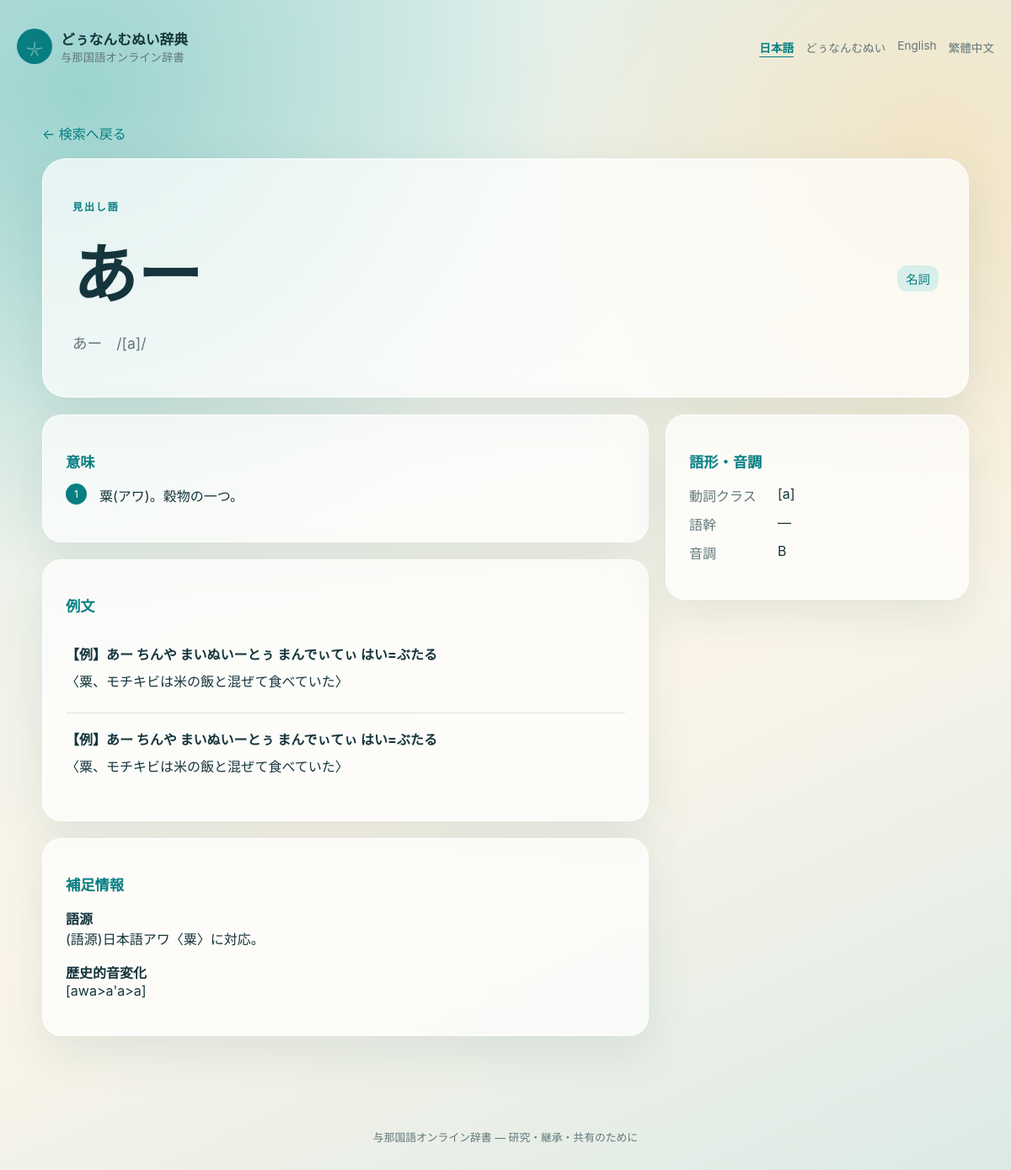
/word/3, run on the app's committed database.
### tables this page shows
CREATE TABLE entries (
    id INTEGER PRIMARY KEY AUTOINCREMENT,  -- 自動増加の主キー
    headword TEXT NOT NULL,                -- 見出し語（与那国語原文）
    kana TEXT,                             -- かな表記
    ipa TEXT,                              -- IPA（ローマ字）表記
    pos TEXT,                              -- 品詞（名詞、動詞など）
    verb_class TEXT,                       -- 動詞クラス（動詞のみ必要）
    verb_stem TEXT,                        -- 動詞の語幹（動詞のみ必要）。複数はコンマ区切りで保存。
    tone TEXT,                             -- 音調
    etymology TEXT,                        -- 語源
    historical_change TEXT,                -- 歴史的音変化
    created_at TIMESTAMP DEFAULT CURRENT_TIMESTAMP,
    updated_at TIMESTAMP DEFAULT CURRENT_TIMESTAMP
, supplemental_note TEXT);

CREATE TABLE meanings (
    id INTEGER PRIMARY KEY AUTOINCREMENT,
    entry_id INTEGER NOT NULL,             -- entriesテーブルへの関連
    language TEXT NOT NULL,                -- 言語コード：ja, zh-tw, en
    meaning_number INTEGER DEFAULT 1,      -- 義項番号（多義語対応）
    definition TEXT NOT NULL,              -- 意味の説明
    FOREIGN KEY (entry_id) REFERENCES entries(id) ON DELETE CASCADE
);

CREATE TABLE examples (
    id INTEGER PRIMARY KEY AUTOINCREMENT,
    entry_id INTEGER NOT NULL,
    yonaguni_sentence TEXT NOT NULL,       -- 与那国語例文
    FOREIGN KEY (entry_id) REFERENCES entries(id) ON DELETE CASCADE
);

CREATE TABLE example_translations (
    id INTEGER PRIMARY KEY AUTOINCREMENT,
    example_id INTEGER NOT NULL,
    language TEXT NOT NULL,                -- 言語コード
    word_by_word TEXT,                     -- 逐語訳
    free_translation TEXT,                 -- 意訳
    FOREIGN KEY (example_id) REFERENCES examples(id) ON DELETE CASCADE
);

### v2app/public.py (the view)
@bp.get("/word/<int:entry_id>")
@bp.get("/word/<int:entry_id>-<slug>")
def entry(entry_id, slug=None):
    db=get_db(); language=request.args.get("language","ja"); display="ja" if language=="yonaguni" else language
    if language not in ("ja","en","zh-tw","yonaguni"):
        language="ja"; display="ja"
    row=db.execute("SELECT e.* FROM entries e JOIN entry_workflow w ON w.entry_id=e.id WHERE e.id=? AND w.publication_status='published'",(entry_id,)).fetchone()
    if not row: abort(404)
    meanings=db.execute("SELECT meaning_number,definition FROM meanings WHERE entry_id=? AND language=? AND TRIM(COALESCE(definition,''))!='' ORDER BY meaning_number",(entry_id,display)).fetchall()
    fallback=False
    if not meanings and display!="ja": meanings=db.execute("SELECT meaning_number,definition FROM meanings WHERE entry_id=? AND language='ja' AND TRIM(COALESCE(definition,''))!='' ORDER BY meaning_number",(entry_id,)).fetchall(); fallback=True
    examples=[]
    for ex in db.execute("SELECT ex.* FROM examples ex LEFT JOIN example_state es ON es.example_id=ex.id WHERE ex.entry_id=? AND COALESCE(es.is_archived,0)=0 ORDER BY ex.id",(entry_id,)):
        trans=db.execute("SELECT word_by_word,free_translation FROM example_translations WHERE example_id=? AND language=? ORDER BY id LIMIT 1",(ex["id"],display)).fetchone()
        if not trans and display!="ja": trans=db.execute("SELECT word_by_word,free_translation FROM example_translations WHERE example_id=? AND language='ja' ORDER BY id LIMIT 1",(ex["id"],)).fetchone()
        audio=db.execute("SELECT file_path FROM media_files WHERE example_id=? AND file_type='audio' AND COALESCE(is_archived,0)=0 AND COALESCE(is_pending,0)=0 ORDER BY id DESC LIMIT 1",(ex["id"],)).fetchone()
        examples.append({"sentence":ex["yonaguni_sentence"],"translation":trans,"audio":audio[0] if audio else None})
    source_sections=[]
    for section_row in db.execute("SELECT ss.content_json,s.name,s.abbreviation,s.bibliography,s.url FROM entry_source_sections ss JOIN sources s ON s.id=ss.source_id WHERE ss.entry_id=? ORDER BY ss.sort_order,ss.id",(entry_id,)):
        content=json.loads(section_row["content_json"]); section=dict(section_row)
        section.update(content)
        section_meanings=content.get("meanings",{}).get(display)
        if not section_meanings and display!="ja":
            section_meanings=content.get("meanings",{}).get("ja",[])
            if section_meanings: fallback=True
        section_meanings=section_meanings or []
        section["display_meanings"]=[value for value in section_meanings if value]
        section_examples=[]
        for example in content.get("examples",[]):
            translations=example.get("translations",{}); translation=translations.get(display)
            if not translation and display!="ja": translation=translations.get("ja")
            section_examples.append({"sentence":example.get("yonaguni",""),"translation":translation})
        section["display_examples"]=section_examples
        section["safe_url"] = section["url"] if (section["url"] or "").startswith(("https://", "http://")) else None
        source_sections.append(section)
    media=db.execute("SELECT file_type,file_path,description FROM media_files WHERE entry_id=? AND example_id IS NULL AND COALESCE(is_archived,0)=0 AND COALESCE(is_pending,0)=0",(entry_id,)).fetchall()
    conjugations=db.execute("SELECT form_name,conjugated_form FROM conjugations WHERE entry_id=?",(entry_id,)).fetchall()
    synonyms=db.execute("SELECT synonym FROM synonyms WHERE entry_id=?",(entry_id,)).fetchall()
    has_default_meanings=bool(meanings or synonyms)
    return render_template("public/entry.html",entry=row,meanings=meanings,examples=examples,source_sections=source_sections,has_default_meanings=has_default_meanings,media=media,conjugations=conjugations,synonyms=synonyms,language=language,fallback=fallback,ui=public_ui(language),language_urls=language_urls())

### v2app/db.py (called while the page is built)
def get_db():
    if "db" not in g:
        g.db = sqlite3.connect(current_app.config["DATABASE"])
        g.db.row_factory = sqlite3.Row
        g.db.execute("PRAGMA foreign_keys = ON")
        g.db.execute("PRAGMA busy_timeout = 5000")
    return g.db

### v2app/i18n.py (called while the page is built)
def public_ui(language):
    return UI_TRANSLATIONS.get(language, UI_TRANSLATIONS["ja"])

### v2app/public.py (called while the page is built)
def language_urls():
    links = {}
    for language in ("ja", "yonaguni", "en", "zh-tw"):
        values = request.args.to_dict()
        values["language"] = language
        links[language] = url_for(request.endpoint, **(request.view_args or {}), **values)
    return links

### v2app/security.py (called while the page is built)
def csrf_protect():
    if request.method in SAFE_METHODS:
        return None
    expected = session.get("csrf_token", "")
    supplied = request.form.get("csrf_token") or request.headers.get("X-CSRF-Token", "")
    if not expected or not hmac.compare_digest(expected, supplied):
        abort(400, description="フォームの有効期限が切れました。画面を再読み込みしてください。")

def apply_security_headers(response):
    response.headers["X-Content-Type-Options"] = "nosniff"
    response.headers["X-Frame-Options"] = "DENY"
    response.headers["Referrer-Policy"] = "strict-origin-when-cross-origin"
    response.headers["Permissions-Policy"] = "camera=(), geolocation=(), microphone=()"
    response.headers["Content-Security-Policy"] = (
        "default-src 'self'; img-src 'self' data:; media-src 'self'; "
        "style-src 'self' 'unsafe-inline'; script-src 'self'"
    )
    if request.is_secure:
        response.headers["Strict-Transport-Security"] = "max-age=31536000; includeSubDomains"
    if request.path.startswith("/v2/"):
        response.headers["Cache-Control"] = "no-store"
    return response

### v2app/templates/public/entry.html (shortened to what this page needs)
{% extends "public/base.html" %}
{% block content %}
<a class="back-link" href="{{ url_for('public.index',language=language) }}">← {{ ui.back }}</a>
<article class="word-hero glass">
  <div><p class="eyebrow">{{ ui.headword }}</p><h1>{{ entry.headword }}</h1><p class="word-reading">{{ entry.kana or '' }} {% if entry.ipa %}<span>/{{ entry.ipa }}/</span>{% endif %}</p></div>
  <span class="pos large">{{ ui.pos.get(entry.pos,entry.pos) if entry.pos else ui.pos_unknown }}</span>
</article>
<div class="entry-layout">
  <div class="entry-main">
    {% if has_default_meanings %}
    <section class="content-card glass"><h2>{{ ui.meanings }}</h2>
      {% for meaning in meanings %}<div class="meaning"><span>{{ meaning.meaning_number }}</span><p>{{ meaning.definition }}</p></div>{% endfor %}
    </section>
    {% elif not source_sections and not conjugations and not examples %}
    <section class="content-card glass"><h2>{{ ui.meanings }}</h2><p>{{ ui.meaning_pending }}</p></section>
    {% endif %}
    {% if examples %}
    <section class="content-card glass"><h2>{{ ui.examples }}</h2>{% for ex in examples %}<article class="public-example"><div><strong>{{ ex.sentence }}</strong></div>{% if ex.translation %}<p>{{ ex.translation.free_translation or '' }}</p>{% else %}<p class="translation-missing">{{ ui.translation_missing }}</p>{% endif %}</article>{% endfor %}</section>
    {% endif %}
    {% if entry.etymology or entry.historical_change or entry.supplemental_note %}
    <section class="content-card glass"><h2>{{ ui.supplemental }}</h2>{% if entry.etymology %}<p><strong>{{ ui.etymology }}</strong><br>{{ entry.etymology }}</p>{% endif %}{% if entry.historical_change %}<p><strong>{{ ui.historical_change }}</strong><br>{{ entry.historical_change }}</p>{% endif %}{% if entry.supplemental_note %}<p><strong>{{ ui.free_note }}</strong><br>{{ entry.supplemental_note }}</p>{% endif %}</section>
    {% endif %}
  </div>
  <aside>
    {% if entry.verb_class or entry.verb_stem or entry.tone %}<section class="side-card glass"><h2>{{ ui.word_shape_tone }}</h2><dl><dt>{{ ui.verb_class }}</dt><dd>{{ entry.verb_class or '—' }}</dd><dt>{{ ui.stem }}</dt><dd>{{ entry.verb_stem or '—' }}</dd><dt>{{ ui.tone }}</dt><dd>{{ entry.tone or '—' }}</dd></dl></section>{% endif %}
  </aside>
</div>
{% endblock %}

### v2app/static/public/dictionary.css (style rules this page uses)
:root { --ink:#15353c;--muted:#61777a;--ocean:#087e82;--lagoon:#54b8b0;--sand:#f4dfb7;--glass:rgba(255,255,255,.7) }
* { box-sizing:border-box }
body { margin:0;min-height:100vh;color:var(--ink);font-family:-apple-system,BlinkMacSystemFont,"Noto Sans JP",sans-serif;background:#e8f2ef }
.glass { background:var(--glass);border:1px solid rgba(255,255,255,.85);box-shadow:0 18px 55px rgba(24,80,81,.1);backdrop-filter:blur(22px);-webkit-backdrop-filter:blur(22px) }
.eyebrow { color:var(--ocean);font-size:.75rem;font-weight:800;letter-spacing:.16em }
.pos { height:max-content;padding:5px 10px;border-radius:12px;background:#d9efeb;color:var(--ocean);font-size:.75rem }
.pos.large { font-size:.9rem }
.back-link { display:inline-block;margin:35px 0 18px;color:var(--ocean);text-decoration:none }
.word-hero { display:flex;align-items:center;gap:25px;padding:35px;border-radius:28px }
.word-hero>div { flex:1 }
.word-hero h1 { font-family:serif;font-size:clamp(2.4rem,7vw,4.8rem);margin:3px 0 }
.word-reading { color:var(--muted);font-size:1.1rem }
.word-reading span { margin-left:12px }
.entry-layout { display:grid;grid-template-columns:minmax(0,2fr) minmax(260px,1fr);gap:20px;margin-top:20px }
.entry-main,.entry-layout aside { display:grid;align-content:start;gap:20px }
.content-card,.side-card { padding:27px;border-radius:23px }
.content-card h2,.side-card h2 { font-size:1.08rem;color:var(--ocean) }
.meaning { display:grid;grid-template-columns:30px 1fr;gap:10px }
.meaning span { display:grid;place-items:center;width:25px;height:25px;border-radius:50%;background:var(--ocean);color:white;font-size:.75rem }
.meaning p { margin:2px 0 16px }
.public-example { padding:18px 0;border-top:1px solid rgba(21,53,60,.12) }
.public-example:first-of-type { border-top:0 }
.public-example>div { display:flex;justify-content:space-between;gap:15px }
.public-example p { margin:8px 0 }
.side-card dl { display:grid;grid-template-columns:95px 1fr;gap:10px }
.side-card dt { color:var(--muted) }
.side-card dd { margin:0 }

### data on the page
entries: headword "あー", kana "あー", ipa "[a]", pos "名詞", etymology "(語源)日本語アワ〈粟〉に対応。", historical_change "[awa>a'a>a]", verb_class "[a]", tone "B"
meanings: meaning_number "1", definition "粟(アワ)。穀物の一つ。"
examples: sentence "【例】あー ちんや まいぬいーとぅ まんでぃてぃ はい=ぶたる", translation "〈粟、モチキビは米の飯と混ぜて食べていた〉"
examples: sentence "【例】あー ちんや まいぬいーとぅ まんでぃてぃ はい=ぶたる", translation "〈粟、モチキビは米の飯と混ぜて食べていた〉"

### other printed values
{{ ui.brand_subtitle }} "与那国語オンライン辞書"
{{ ui.back }} "検索へ戻る"
{{ ui.headword }} "見出し語"
{{ ui.meanings }} "意味"
{{ ui.examples }} "例文"
{{ ui.supplemental }} "補足情報"
{{ ui.etymology }} "語源"
{{ ui.historical_change }} "歴史的音変化"
{{ ui.word_shape_tone }} "語形・音調"
{{ ui.verb_class }} "動詞クラス"
{{ ui.stem }} "語幹"
{{ entry.verb_stem or '—' }} "—"
{{ ui.tone }} "音調"
{{ ui.footer }} "与那国語オンライン辞書 — 研究・継承・共有のために"
